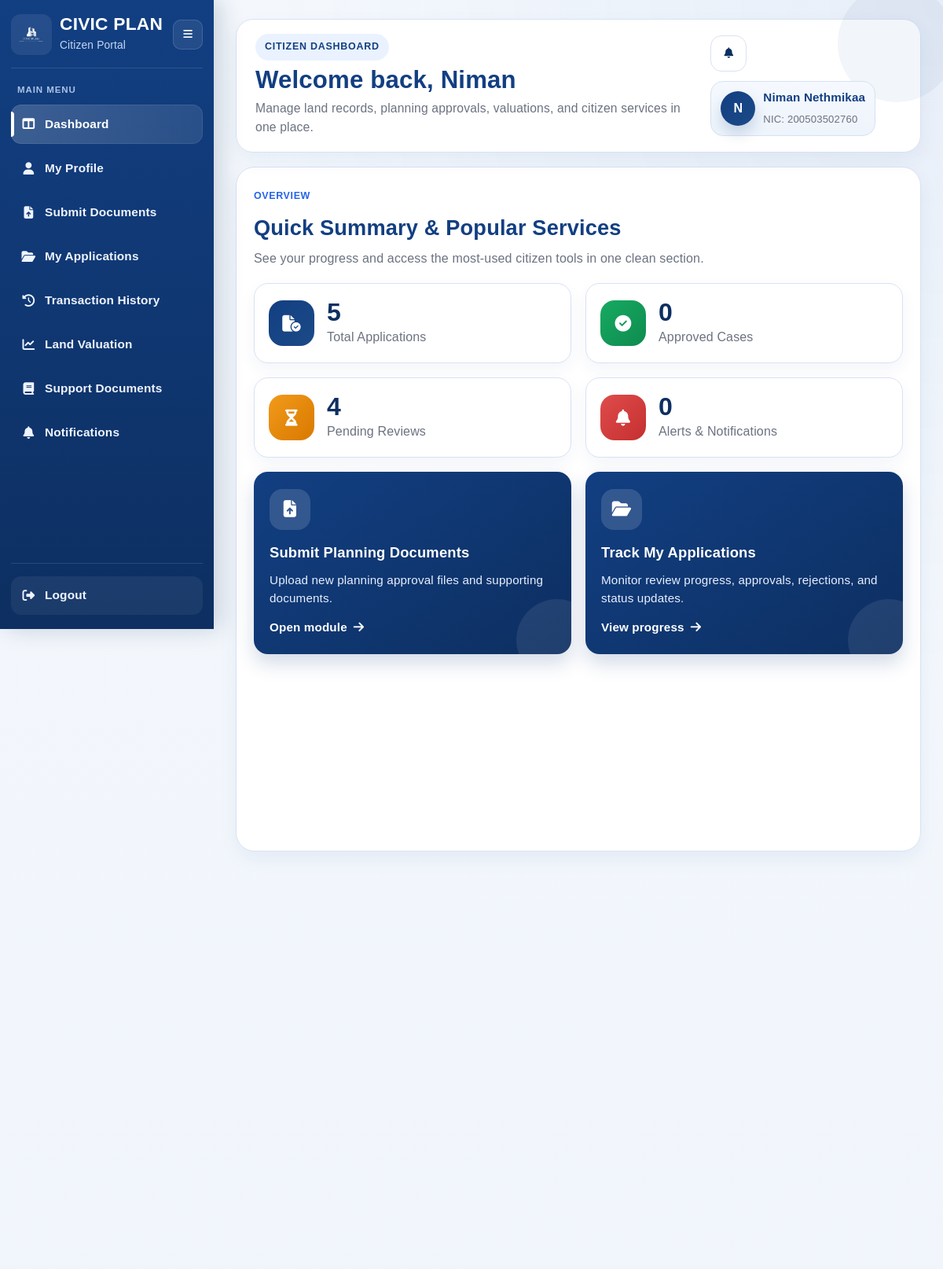
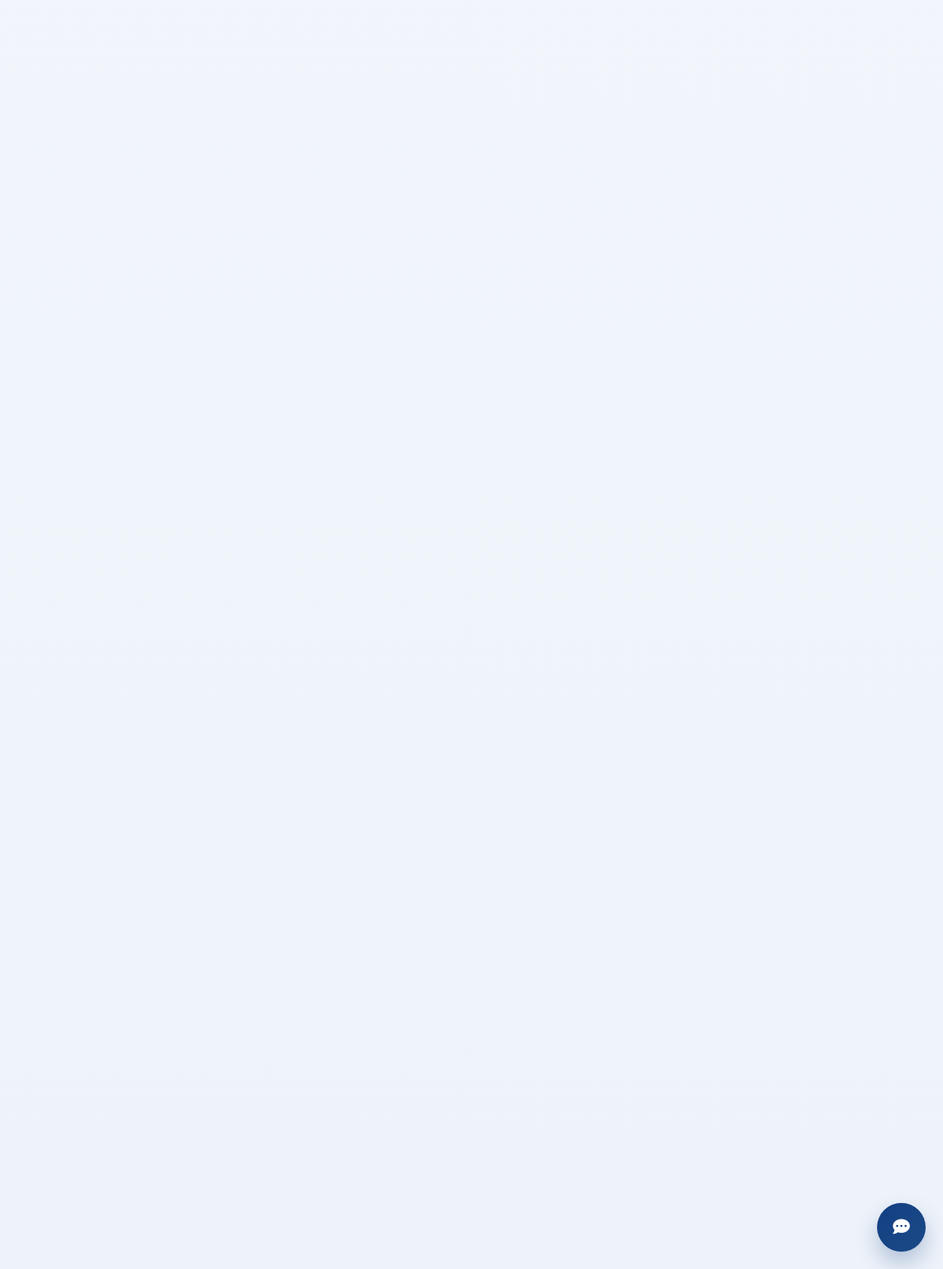
The page /user_dashboard (signed in) on the database its author committed (2 pictures, top to bottom).
### tables this page shows
CREATE TABLE users (
        user_id INTEGER PRIMARY KEY AUTOINCREMENT,
        first_name TEXT NOT NULL,
        last_name TEXT NOT NULL,
        phone_number TEXT,
        email TEXT NOT NULL,
        password_hash TEXT NOT NULL,
        date_of_birth TEXT,
        address TEXT,
        city TEXT,
        nic TEXT NOT NULL,
        employee_id TEXT,
        is_admin BOOLEAN DEFAULT 0,
        is_active BOOLEAN DEFAULT 1,
        created_at TEXT DEFAULT CURRENT_TIMESTAMP
    , failed_login_attempts INTEGER DEFAULT 0);

### routes/user_routes.py (the view)
@user_bp.route("/user_dashboard")
def user_dashboard():
    user, redirect_response = user_required()
    if redirect_response:
        return redirect_response
    dashboard_data = get_dashboard_data(session["user_id"], user)
    return render_template(
        "user_dashboard.html",
        user=user,
        active_page="dashboard",
        stats=dashboard_data["stats"],
        alerts=dashboard_data["alerts"],
        property_records=dashboard_data["property_records"],
        application_history=dashboard_data["application_history"],
        latest_valuation=dashboard_data["latest_valuation"],
        support_documents=dashboard_data["support_documents"],
        notifications=dashboard_data["notifications"],
        unread_notifications=dashboard_data["unread_notifications"],
    )

### database/db_connection.py (called while the page is built)
def get_connection():
    conn = sqlite3.connect(DB_PATH)
    conn.row_factory = sqlite3.Row
    conn.execute("PRAGMA foreign_keys = ON")
    return conn

### routes/password_reset_routes.py (called while the page is built)
def _is_logged_in_user():
    return session.get("user_id") is not None or session.get("admin_id") is not None

@password_reset_bp.app_context_processor
def inject_password_reset_context():
    return_to = session.get("password_reset_return_to")
    if return_to == "account" and _is_logged_in_user():
        reset_back_url = url_for("user.account")
        reset_back_text = "Back to My Account"
    else:
        reset_back_url = url_for("auth.login")
        reset_back_text = "Back to Login"
    return {
        "reset_logged_in": _is_logged_in_user(),
        "reset_back_url": reset_back_url,
        "reset_back_text": reset_back_text,
    }

### routes/user_routes.py (called while the page is built)
def get_current_user():
    if "user_id" not in session:
        return None
    conn = get_connection()
    cursor = conn.cursor()
    cursor.execute(
        """
        SELECT *
        FROM users
        WHERE user_id = ?
        """,
        (session["user_id"],),
    )
    user = cursor.fetchone()
    conn.close()
    return user

def user_required():
    if "user_id" not in session:
        flash("Please sign in first.", "error")
        return None, redirect(url_for("auth.login"))
    user = get_current_user()
    if not user:
        session.clear()
        flash("User not found. Please sign in again.", "error")
        return None, redirect(url_for("auth.login"))
    return user, None

def safe_date(value):
    if not value:
        return "N/A"
    value = str(value)
    if " " in value:
        return value.split(" ")[0]
    return value

def status_to_badge(status):
    s = (status or "").strip().lower()
    if s in ["approved", "completed", "verified", "valued"]:
        return "ok"
    if s in ["draft", "submitted", "pending", "pending review", "under review", "in review"]:
        return "review"
    if s in ["need documents", "needs documents", "revision requested", "rejected", "registered"]:
        return "pending"
    return "neutral"

### templates/user_dashboard.html (shortened to what this page needs)
<!DOCTYPE html>
<html lang="en">
<head>
    <link rel="stylesheet" href="{{ url_for('static', filename='user_dashboard.css') }}" />
    <link rel="stylesheet" href="{{ url_for('static', filename='user_sidebar.css') }}" />
    <link rel="stylesheet" href="https://cdnjs.cloudflare.com/ajax/libs/font-awesome/6.5.0/css/all.min.css" />
</head>
<body>
    <div class="dashboard-shell">
        {% include 'partials/user_sidebar.html' %}
        <main class="main-content">
            <header class="topbar compact-topbar reveal-up">
                <div class="topbar-copy">
                    <span class="page-kicker">Citizen Dashboard</span>
                    <h1>Welcome back, {{ user['first_name'] if user and user['first_name'] else 'User' }}</h1>
                    <p>Manage land records, planning approvals, valuations, and citizen services in one place.</p>
                </div>
                <div class="topbar-actions">
                    <div class="notification-wrap">
                        <button
                            class="icon-btn notification-toggle"
                            id="notificationToggle"
                            type="button"
                            aria-label="Notifications"
                            title="Notifications">
                            <i class="fa-solid fa-bell"></i>
                        </button>
                    </div>
                    <a href="{{ url_for('user.account') }}" class="user-chip user-chip-link" title="Go to My Account">
                        <div class="avatar">
                            {{ user['first_name'][0] | upper if user and user['first_name'] else 'U' }}
                        </div>
                        <div>
                            <strong>
                                {{ user['first_name'] if user and user['first_name'] else 'Citizen' }}
                                {{ user['last_name'] if user and user['last_name'] else 'User' }}
                            </strong>
                            <span>NIC: {{ user['nic'] if user and user['nic'] else 'N/A' }}</span>
                        </div>
                    </a>
                </div>
            </header>
            <section class="overview-services-box reveal-up">
                <div class="overview-box-header">
                    <div>
                        <span class="section-kicker">Overview</span>
                        <h2>Quick Summary & Popular Services</h2>
                        <p>See your progress and access the most-used citizen tools in one clean section.</p>
                    </div>
                </div>
                <div class="stats-grid inside-overview-grid">
                    <div class="stat-card reveal-up">
                        <div class="stat-icon blue"><i class="fa-solid fa-file-circle-check"></i></div>
                        <div>
                            <h3 class="count-up">{{ stats.total_applications }}</h3>
                            <p>Total Applications</p>
                        </div>
                    </div>
                    <div class="stat-card reveal-up">
                        <div class="stat-icon green"><i class="fa-solid fa-circle-check"></i></div>
                        <div>
                            <h3 class="count-up">{{ stats.approved_cases }}</h3>
                            <p>Approved Cases</p>
                        </div>
                    </div>
                    <div class="stat-card reveal-up">
                        <div class="stat-icon orange"><i class="fa-solid fa-hourglass-half"></i></div>
                        <div>
                            <h3 class="count-up">{{ stats.pending_reviews }}</h3>
                            <p>Pending Reviews</p>
                        </div>
                    </div>
                    <div class="stat-card reveal-up">
                        <div class="stat-icon red"><i class="fa-solid fa-bell"></i></div>
                        <div>
                            <h3 class="count-up">{{ unread_notifications }}</h3>
                            <p>Alerts & Notifications</p>
                        </div>
                    </div>
                </div>
                <div class="action-grid inside-overview-grid">
                    <a href="{{ url_for('submit_documents.submit_documents') }}" class="action-card reveal-up">
                        <div class="action-icon"><i class="fa-solid fa-file-arrow-up"></i></div>
                        <h3>Submit Planning Documents</h3>
                        <p>Upload new planning approval files and supporting documents.</p>
                        <span class="action-link-text">Open module <i class="fa-solid fa-arrow-right"></i></span>
                    </a>
                    <a href="{{ url_for('submit_documents.my_applications') }}" class="action-card reveal-up">
                        <div class="action-icon"><i class="fa-solid fa-folder-open"></i></div>
                        <h3>Track My Applications</h3>
                        <p>Monitor review progress, approvals, rejections, and status updates.</p>
                        <span class="action-link-text">View progress <i class="fa-solid fa-arrow-right"></i></span>
                    </a>
                </div>
            </section>
            <section class="content-grid">
                <div class="left-column">
                </div>
                <div class="right-column">
                </div>
            </section>
        </main>
    </div>
    <button class="chatbot-button" id="chatbotButton" aria-label="Open AI Assistant">
        <i class="fa-solid fa-comment-dots"></i>
    </button>
</body>
</html>

### rows shown on the page
users: first_name "Niman", first_name "N", last_name "Nethmikaa", nic "200503502760"

### other values the page prints
{{ stats.total_applications }} "5"
{{ stats.approved_cases }} "0"
{{ stats.pending_reviews }} "4"
{{ unread_notifications }} "0"
